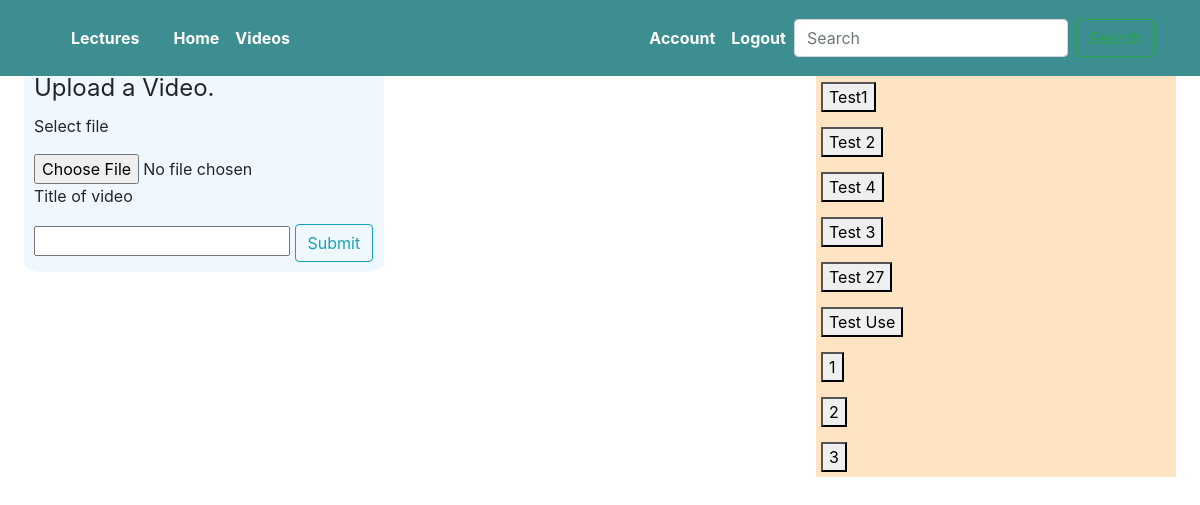
Page /Home (signed in) on the earlier database version.
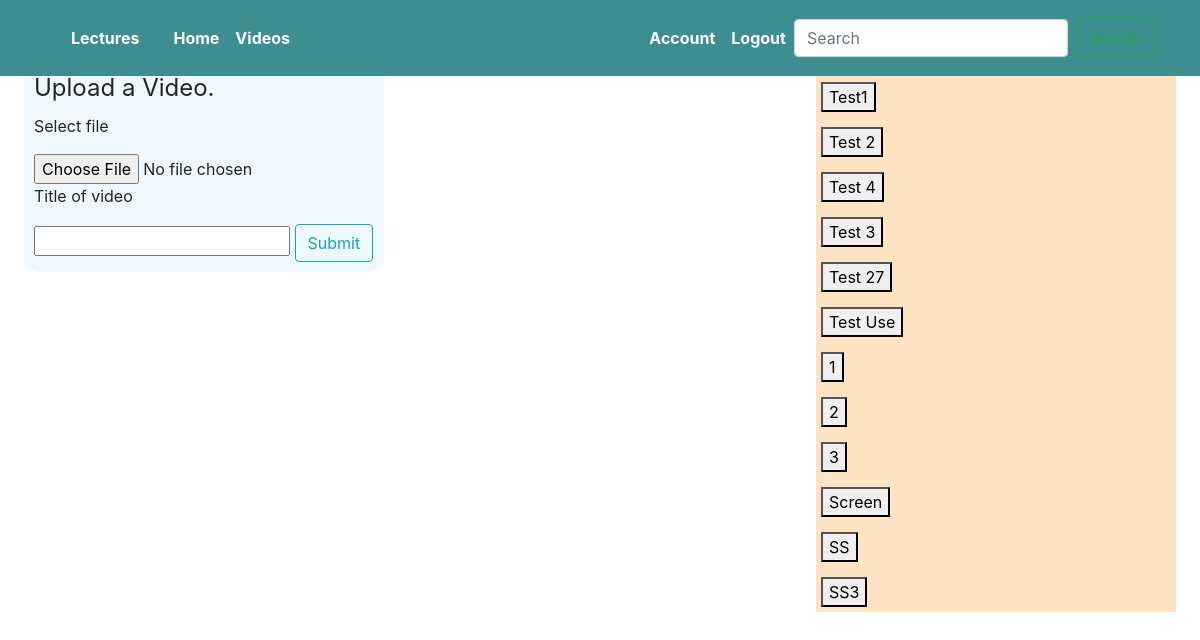
Same page on the later database version.
### application/models.py (models this page shows, shortened)
class Videos(db.Model):
   id=db.Column(db.Integer, primary_key=True)
   Path=db.Column(db.String(200))
   Title=db.Column(db.String(20))

### application/routes.py (the view, shortened to what this page needs)
@app.route('/',methods=['GET', 'POST'])   # control this and home page, no need to pass the title
@app.route('/Home', methods=['GET', 'POST'])
def Home():
    if current_user.is_authenticated:
        form=VideosForm()
        videos=db.session.query(Videos).all()
        return render_template('Home.html', title='Upload',form=form,video=videos)

### application/forms.py
class VideosForm(FlaskForm):
    title=StringField('Title',validators=[Length(min=1,max=20)])
    submit=SubmitField('Submit')

### application/models.py (called while the page is built)
@login_manager.user_loader
def load_user(user_id):
    return User.query.get(int(user_id))

### application/templates/Home.html (shortened to what this page needs)
{% extends "layout.html" %}
{% block content %}
<link rel="stylesheet" type="text/css" href="{{ url_for('static', filename='home.css') }}">
{%  if current_user.is_authenticated %}
<div id="intro">
    <form method="POST" action=" "  enctype = "multipart/form-data">
      <fieldset>
      <legend >Upload a Video.</legend>
      <div>
        <p>Select file </p>
        <input type = "file" name = "file" />
        <p>Title of video </p>
        <input type = "text" name = "title" />
        {{ form.submit(class="btn btn-outline-info")}}
      </div>
    </fieldset>
    </form>
</div>
            <div id="vid_show">
              {% for item in video %}
              <div id="vid_s">
                <form action="/Videos" method="post">
                  <button onclick="play({{ item.Path }})">{{ item.Title }}</button>
              </form>
              </div>
              {% endfor  %}
            </div>
{% endif %}
{% endblock %}

### application/templates/Layout.html (shortened to what this page needs)
<!DOCTYPE html>
<html lang="en" dir="ltr">
  <head>
      <link rel="stylesheet" href="https://stackpath.bootstrapcdn.com/bootstrap/4.3.1/css/bootstrap.min.css">
      <link rel="stylesheet" type="text/css" href="{{ url_for('static', filename='main.css') }}">
    </head>
  <body>
    <div class="mydiv">
      <header class="site-header">
        <nav class="navbar navbar-expand-md navbar-dark bg-steel fixed-top">
          <div class="container">
            {%  if current_user.is_authenticated %}
                  <div class="navbar">
                  <div class="dropdown">
                  <button type="button" id="dropdownMenuButton" data-toggle="dropdown">Lectures
                  </button>
                </div>
              </div>
              {% endif%}
            <div class="collapse navbar-collapse" id="navbarToggle">
              {%  if current_user.is_authenticated %}
              <div class="navbar-nav mr-auto">
                <a id ="abc" class="nav-item nav-link" href="/Home">Home</a>
                <a id ="abc" class="nav-item nav-link" href="/Videos">Videos</a>
              </div>
              {% else %}
              <div>
              </div>
              {% endif %}
              <div class="navbar-nav">
                {% if current_user.is_authenticated %}
                <a id ="abc" class="nav-item nav-link" href="/account">Account</a>
                <a id ="abc" class="nav-item nav-link" href="/logout">Logout</a>
                {% else %}
                <a id ="abc" class="nav-item nav-link" href="/login">Login</a>
                <a id ="abc" class="nav-item nav-link" href="/register">Register</a>
                {%  endif %}
              </div>
            <form class="form-inline my-2 my-lg-0">
              <input class="form-control mr-sm-2" type="search" placeholder="Search" aria-label="Search">
              <button class="btn btn-outline-success my-2 my-sm-0" type="submit">Search</button>
            </form>
          </div>
          </div>
        </nav>
      </header>
    </div>
            {% block content %}
            {% endblock %}
          </body>
  </html>

### application/static/main.css (style rules this page uses)
.mydiv { color: #ED0010; margin-top: 5rem; padding:0; width:100%; margin:0; overflow: hidden; height:100%; color:black; font-weight:bold; animation: myanimation 10s infinite; }
#abc { color: #fff; }
.bg-steel { background-color:#3C8E91; }
.site-header .navbar-nav .nav-link { color: #de925f; }
#dropdownMenuButton { background: #0f9296; }
.dropdown #dropdownMenuButton { font-size: 16px; border: none; outline: none; color: white; padding: 0; background-color: inherit; font: inherit; margin: 10px 10px; }

### application/static/home.css (style rules this page uses)
#intro { margin-top: 5%; width:30%; margin-left: 2%; float: left; background-color: aliceblue; border-radius: 5%; padding: 10px; }
#vid_show { width:30%; float:right; background-color: bisque; margin-top:6%; margin-right:2%; }
#vid_s { margin-top: 5px; padding: 5px; }

Differences in the rows shown:
added Videos: Title "Screen"
added Videos: Title "SS"
added Videos: Title "SS3"
